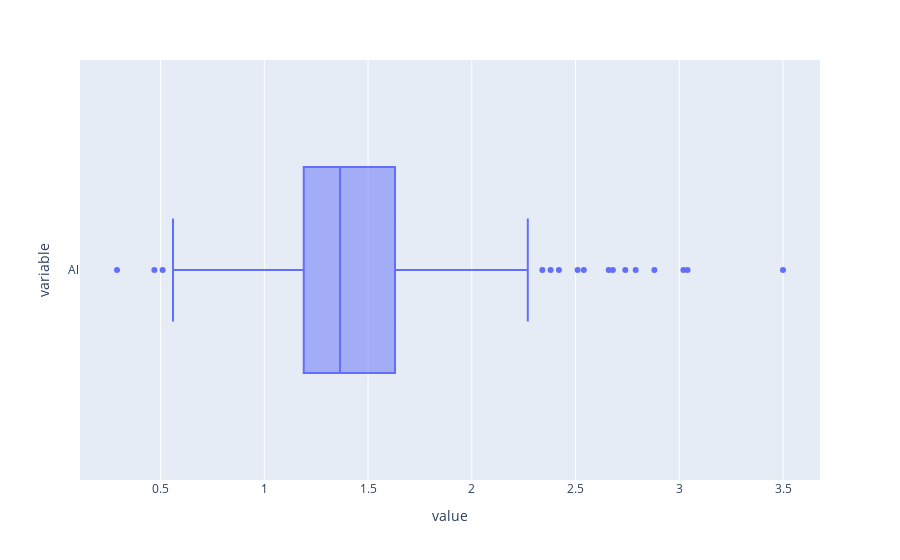

Here is the notebook cell this chart was saved with:
### Markdown cell above
### Replace Al and Mg columns

### Code cell
pe.box(df['Al'], orientation='h')

### Figure 1 — Plotly figure (JSON) as saved in the notebook; plotly's stock layout.template omitted (floating-point values rounded to 4 significant figures; data arrays with more than 128 entries replaced by an {"elided": "..."} marker saying what was removed)
{"data": [{"alignmentgroup": "True", "hovertemplate": "value=%{x}<br>variable=%{y}<extra></extra>", "legendgroup": "", "marker": {"color": "#636efa"}, "name": "", "notched": false, "offsetgroup": "", "orientation": "h", "showlegend": false, "type": "box", "x": {"elided": "206 float values"}, "x0": " ", "xaxis": "x", "y": {"elided": "206 str values"}, "y0": " ", "yaxis": "y"}], "layout": {"boxmode": "group", "legend": {"tracegroupgap": 0}, "margin": {"t": 60}, "xaxis": {"anchor": "y", "domain": [0, 1], "title": {"text": "value"}}, "yaxis": {"anchor": "x", "domain": [0, 1], "title": {"text": "variable"}}}}
